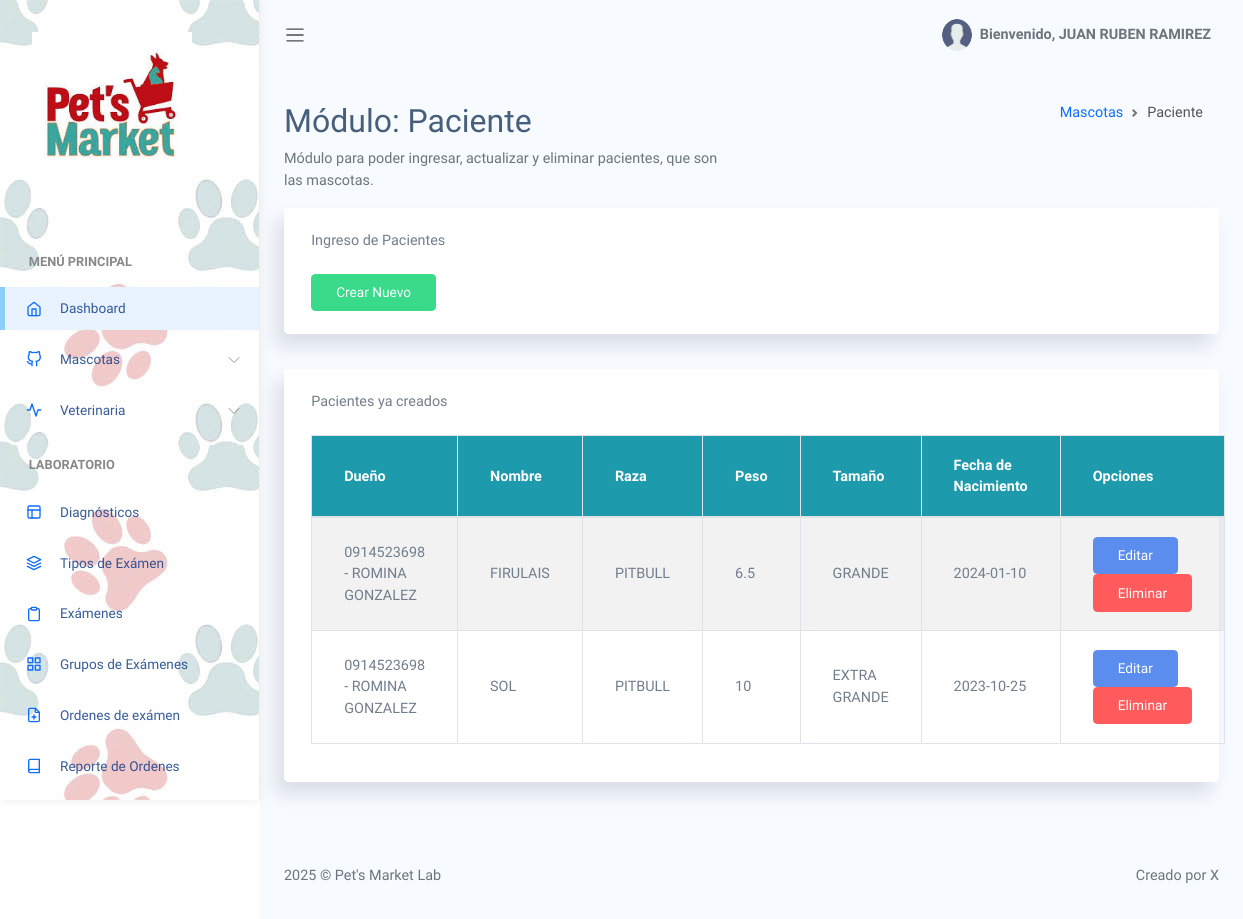
Before: /docs/paciente.php (signed in) with the older database file.
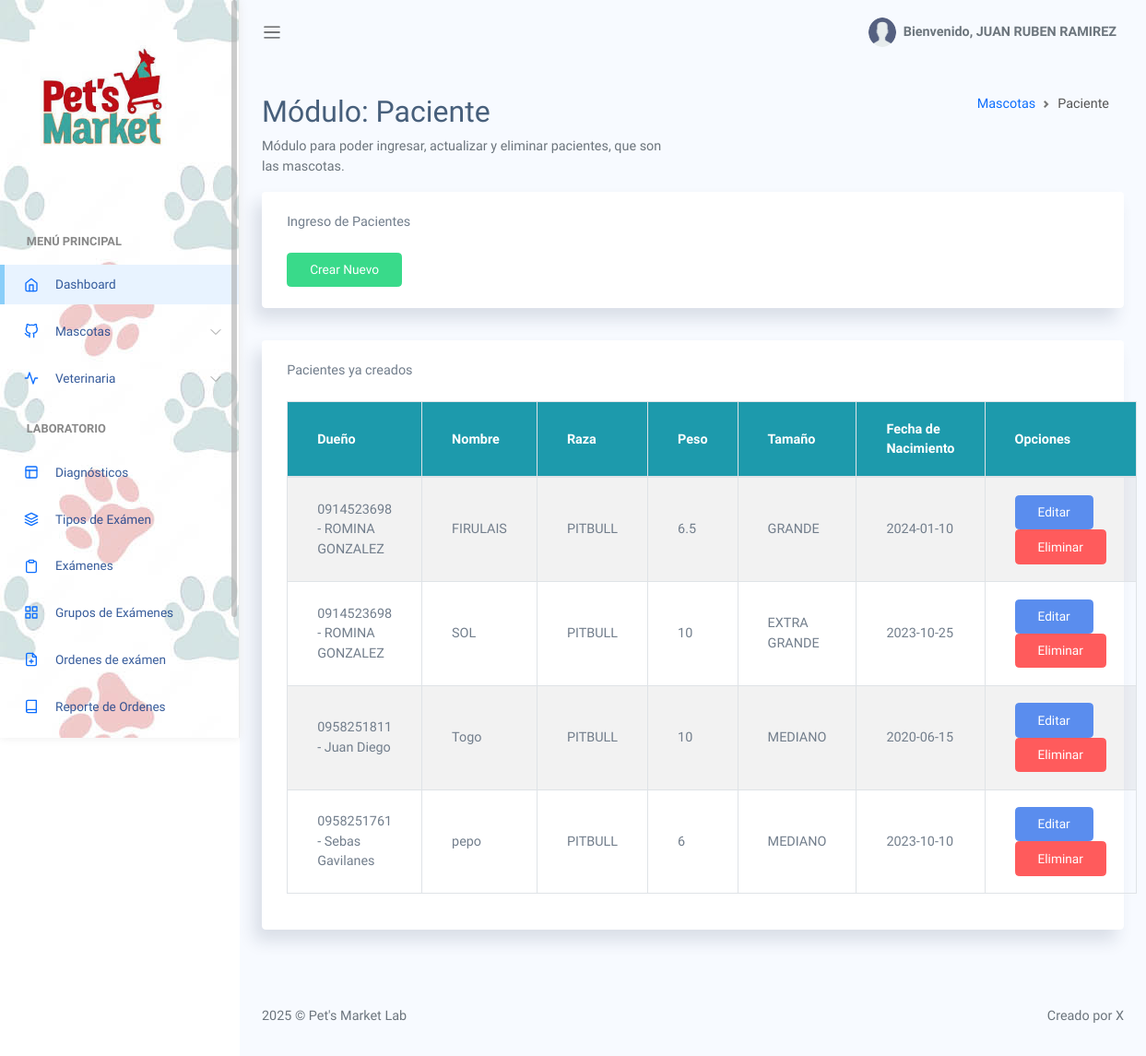
After: the same page with the newer database file.
### tables this page shows
CREATE TABLE `paciente` (
  `id_paciente` int(11) NOT NULL,
  `nombre` varchar(100) NOT NULL,
  `edad` int(11) NOT NULL,
  `peso` double NOT NULL,
  `fecha_nacimiento` varchar(11) NOT NULL,
  `sexo` varchar(12) NOT NULL,
  `tamanio` varchar(12) NOT NULL,
  `estado` int(11) NOT NULL DEFAULT 1,
  `id_cliente` int(11) NOT NULL,
  `id_raza` int(11) NOT NULL
);

CREATE TABLE `cliente` (
  `id_cliente` int(11) NOT NULL,
  `nombre` varchar(100) NOT NULL,
  `apellido` varchar(100) NOT NULL,
  `direccion` varchar(255) NOT NULL,
  `telf` varchar(20) NOT NULL,
  `correo` varchar(100) NOT NULL,
  `edad` int(11) NOT NULL,
  `sexo` varchar(12) NOT NULL,
  `cedula` varchar(10) NOT NULL,
  `nacionalidad` varchar(50) NOT NULL,
  `clave` varchar(255) NOT NULL,
  `estado` int(11) NOT NULL DEFAULT 1
);

CREATE TABLE `raza` (
  `id_raza` int(11) NOT NULL,
  `nombre` varchar(100) NOT NULL,
  `estado` int(11) NOT NULL DEFAULT 1,
  `id_especie` int(11) NOT NULL
);

### docs/paciente.php (the view, shortened to what this page needs)
<!DOCTYPE html>
<html lang="es">
<head>
    <link rel="stylesheet" href="assets/css/bootstrap.css">
    <link rel="stylesheet" href="assets/dataTables.bootstrap5.css" />
    <link rel="stylesheet" href="assets/buttons.bootstrap5.css"/>
    <link rel="stylesheet" href="assets/vendors/perfect-scrollbar/perfect-scrollbar.css">
    <link rel="stylesheet" href="assets/css/app.css">
    <link rel="stylesheet" href="assets/sweetalert/sweetalert.css" />
</head>
<body>
    <div id="app">
    <?php include("sidebar.php"); ?>
        <div id="main">
            <?php include("menu.php") ?>
<div class="main-content container-fluid">
    <?php $titulo = "Módulo: Paciente"; ?>
    <div class="page-title">
        <div class="row">
            <div class="col-12 col-md-6 order-md-1 order-last">
                <h3><?php echo $titulo; ?></h3>
                <p class="text-subtitle text-muted">Módulo para poder ingresar, actualizar y eliminar pacientes, que son las mascotas.</p>
            </div>
            <div class="col-12 col-md-6 order-md-2 order-first">
                <nav aria-label="breadcrumb" class='breadcrumb-header'>
                    <ol class="breadcrumb">
                        <li class="breadcrumb-item"><a href="index.php">Mascotas</a></li>
                        <li class="breadcrumb-item active" aria-current="page">Paciente</li>
                    </ol>
                </nav>
            </div>
        </div>
    </div>
    <section class="section">
            <div class="card">
                <div class="card-header">
                    Ingreso de Pacientes
                </div>
                <div class="card-body">
                    <button type="button" class="btn btn-success" onclick="abrir_info()" id="info"> Crear Nuevo </button>
                </div>
            </div>
        <div class="card">
            <div class="card-header">
                Pacientes ya creados
            </div>
            <div class="card-body">
                <table class='table table-striped table-bordered' id="table1">
                    <thead>
                        <tr >
                            <th style="background-color: #1d9aac;" class="text-white">Dueño</th>
                            <th style="background-color: #1d9aac;" class="text-white">Nombre</th>
                            <th style="background-color: #1d9aac;" class="text-white">Raza</th>
                            <th style="background-color: #1d9aac;" class="text-white">Peso</th>
                            <th style="background-color: #1d9aac;" class="text-white">Tamaño</th>
                            <th style="background-color: #1d9aac;" class="text-white">Fecha de Nacimiento</th>
                            <th style="background-color: #1d9aac;" class="text-white">Opciones</th>
                        </tr>
                    </thead>
                    <tbody>
                    <?php
                    $query="select p.*, c.nombre cli, c.apellido clia, c.cedula clic, r.nombre raz from paciente p, cliente c, raza r where p.estado=1 and c.id_cliente=p.id_cliente and p.id_raza=r.id_raza";
                    $resultado = $bd->query($query);
                    while($fila = $resultado->fetch_array()){
                    ?>
                        <tr>
                            <td><?php echo $fila['clic']; ?> - <?php echo $fila['cli']." ".$fila['clia']; ?> </td>
                            <td><?php echo $fila['nombre'] ?></td>
                            <td><?php echo $fila['raz']; ?></td>
                            <td><?php echo $fila['peso']; ?></td>
                            <td><?php echo $fila['tamanio']; ?></td>
                            <td><?php echo $fila['fecha_nacimiento']; ?></td>
                            <td>
                                <button type="button" class="btn btn-primary" onclick="abrir_modal('<?php echo $fila['id_paciente']; ?>', '<?php echo $fila['nombre']; ?>','<?php echo $fila['fecha_nacimiento']; ?>','<?php echo $fila['id_raza']; ?>','<?php echo $fila['peso']; ?>','<?php echo $fila['tamanio']; ?>', '<?php echo $fila['edad']; ?>', '<?php echo $fila['sexo']; ?>', '<?php echo $fila['id_cliente']; ?>')">Editar</button>
                                <button type="button" class="btn btn-danger" onclick="eliminar('<?php echo $fila['id_paciente']; ?>')">Eliminar</button>
                            </td>
                        </tr>
                <?php } ?>
                    </tbody>
                </table>
            </div>
        </div>
    </section>
</div>
            <?php include("footer.php"); ?>
        </div>
    </div>
</body>
</html>

### docs/sidebar.php (shortened to what this page needs)
<?php
$bd = BD::connect();
$rol_id = $_SESSION['rol'];
$ox1 = $ox2 = $ox3 = $ox4 = $ox5 = $ox6 = $ox7 = $ox8 = $ox9 = $ox10 = $ox11 = $ox12 = $ox13 = $ox14 = $ox15 = $ox16 = $ox17 = 0;
$query="select * from tipo_usuario where id_tipoUsuario=".$rol_id;
$resultado = $bd->query($query);
while($fila = $resultado->fetch_array()){
    $ox8 = $fila['op08'];
    $ox9 = $fila['op09'];
    $ox10 = $fila['op10'];
    $ox11 = $fila['op11'];
    $ox12 = $fila['op12'];
    $ox13 = $fila['op13'];
    $ox14 = $fila['op14'];
}
?>
<div id="sidebar" class='active' >
    <div class="sidebar-wrapper active" style="background: url('assets/images/background/auth3.jpg')">
        <div class="sidebar-header" >
            <img src="assets/images/logoRF.png" alt="" srcset="">
        </div>
        <div class="sidebar-menu">
            <ul class="menu">
                <li class='sidebar-title'>Menú Principal</li>
                <li class="sidebar-item active ">
                    <a href="index.php" class='sidebar-link'>
                        <i data-feather="home" width="20"></i>
                        <span>Dashboard</span>
                    </a>
                </li>
                <li class="sidebar-item  has-sub">
                    <a href="#" class='sidebar-link'>
                        <i data-feather="github" width="20"></i>
                        <span>Mascotas</span>
                    </a>
                </li>
                <li class="sidebar-item  has-sub">
                    <a href="#" class='sidebar-link'>
                        <i data-feather="activity" width="20"></i>
                        <span>Veterinaria</span>
                    </a>
                </li>
                <li class='sidebar-title'>Laboratorio</li>
                <?php if($ox8==1){ ?>
                <li class="sidebar-item  ">
                    <a href="diagnostico.php" class='sidebar-link'>
                        <i data-feather="layout" width="20"></i>
                        <span>Diagnósticos</span>
                    </a>
                </li>
                <?php } ?>
                <?php if($ox9==1){ ?>
                <li class="sidebar-item  ">
                    <a href="tipo_examen.php" class='sidebar-link'>
                        <i data-feather="layers" width="20"></i>
                        <span>Tipos de Exámen</span>
                    </a>
                </li>
                <?php } ?>
                <?php if($ox10==1){ ?>
                <li class="sidebar-item  ">
                    <a href="examen.php" class='sidebar-link'>
                        <i data-feather="clipboard" width="20"></i>
                        <span>Exámenes</span>
                    </a>
                </li>
                <?php } ?>
                <?php if($ox14==1){ ?>
                    <li class="sidebar-item  ">
                        <a href="grupo.php" class='sidebar-link'>
                            <i data-feather="grid" width="20"></i>
                            <span>Grupos de Exámenes</span>
                        </a>
                    </li>
                <?php } ?>
                <?php if($ox11==1){ ?>
                <li class="sidebar-item  ">
                    <a href="orden_examen.php" class='sidebar-link'>
                        <i data-feather="file-plus" width="20"></i>
                        <span>Ordenes de exámen</span>
                    </a>
                </li>
                <?php } ?>
                <?php if($ox12==1){ ?>
                <li class="sidebar-item  ">
                    <a href="rpt_orden_examen.php" class='sidebar-link'>
                        <i data-feather="book" width="20"></i>
                        <span>Reporte de Ordenes</span>
                    </a>
                </li>
                <?php } ?>
                <?php if($ox13==1){ ?>
                <li class='sidebar-title'>Encuesta</li>
                <?php } ?>
            </ul>
        </div>
    </div>
</div>

### docs/menu.php (shortened to what this page needs)
<nav class="navbar navbar-header navbar-expand navbar-light">
    <a class="sidebar-toggler" href="#"><span class="navbar-toggler-icon"></span></a>
    <div class="collapse navbar-collapse" id="navbarSupportedContent">
        <ul class="navbar-nav d-flex align-items-center navbar-light ml-auto">
            <li class="dropdown">
                <a href="#" data-toggle="dropdown" class="nav-link dropdown-toggle nav-link-lg nav-link-user">
                    <div class="avatar mr-1">
                        <img src="assets/images/avatar/user.png" alt="" srcset="">
                    </div>
                    <div class="d-none d-md-block d-lg-inline-block">Bienvenido, <?php echo $_SESSION['empleado']; ?></div>
                </a>
            </li>
        </ul>
    </div>
</nav>

### docs/footer.php
<footer>
    <div class="footer clearfix mb-0 text-muted">
        <div class="float-left">
            <p><?php echo date("Y"); ?> &copy; Pet's Market Lab</p>
        </div>
        <div class="float-right">
            <p>Creado por X</p>
        </div>
    </div>
</footer>

### docs/assets/css/app.css (style rules this page uses)
* { font-family: "Raleway"; }
#app { position: relative; }
#main { margin-left: 260px; background-color: #F7FAFF; min-height: 100vh; transition: margin-left 0.6s ease-out; }
#main .main-content { padding: 2rem 1.5rem; }
#main .main-content .page-title h3 { font-size: 2rem; }
#main .main-content .text-subtitle { font-size: 0.9rem; }
.breadcrumb-header .breadcrumb { justify-content: flex-end; }
a { text-decoration: none; outline: 0; }
button { outline: 0; }
svg.feather, i { font-size: 14px; height: 1rem; }
footer { padding: 1rem 1.5rem; }
.avatar { display: inline-flex; border-radius: 50%; text-align: center; vertical-align: middle; position: relative; }
.avatar img { width: 32px; height: 32px; border-radius: 50%; }
.btn.btn-primary { color: #fff; }
.btn.btn-success { color: #fff; }
.btn.btn-danger { color: #fff; }
.dropdown-toggle:after { color: #fff; }
#sidebar.active .sidebar-wrapper { left: 0; }
.sidebar-wrapper { width: 260px; height: 100vh; position: fixed; top: 0; z-index: 10; background-color: #fff; bottom: 0; border-right: 1px solid #eee; box-shadow: 0 0 10px #ececec; left: -260px; transition: left 0.6s ease-out; }
.sidebar-wrapper .sidebar-header { padding: 2rem 2rem 0.25rem; font-size: 2rem; font-weight: bold; }
.sidebar-wrapper .sidebar-header img { height: 10rem; }
.sidebar-wrapper .menu { padding-left: 0; margin-top: 2rem; }
.sidebar-wrapper .menu .sidebar-title { padding: 1.5rem 1.8rem 0.5rem; font-size: 0.8rem; font-weight: 600; color: #888; text-transform: uppercase; }
.sidebar-wrapper .menu .sidebar-link { display: block; padding: 0.7rem 1.5rem; font-size: 0.85rem; display: flex; align-items: center; transition: all 0.5s; }
.sidebar-wrapper .menu .sidebar-link > span { color: #053382; font-weight: 500; margin-left: 1rem; opacity: 0.8; }
.sidebar-wrapper .menu .sidebar-item { list-style: none; margin-top: 0.5rem; position: relative; }
.sidebar-wrapper .menu .sidebar-item.has-sub .sidebar-link:after { position: absolute; color: #ccc; right: 15px; top: 12px; display: block; }
.sidebar-wrapper .menu .sidebar-item.active .sidebar-link { background-color: #e8f3ff; }
.sidebar-wrapper .menu .sidebar-item.active .sidebar-link:before { content: ""; position: absolute; left: 0; height: 100%; top: 0; bottom: 0; background-color: rgba(46, 170, 244, 0.5); width: 5px; }
.card { box-shadow: -8px 12px 18px 0 rgba(25, 42, 70, 0.13); margin-bottom: 2.2rem; }
.card .card-header { border: none; }
.card .card-header ~ .card-body { padding-top: 0; }
.card .card-body { padding: 1.4rem 1.7rem; }
.navbar { height: 70px; padding: 1.5rem; }
.navbar .nav-link-user img { width: 30px; }
.navbar.navbar-header li { display: flex; align-items: center; }
.navbar.navbar-header .dropdown > a { color: #6c757d; font-weight: 600; }
.navbar.navbar-header .dropdown > a:after { display: none; }
.table td, .dataTable-table td, .table thead th, .dataTable-table thead th { vertical-align: middle; }
.table thead th, .dataTable-table thead th { border-bottom: 2px solid #475F7B; }

Changed rows visible on the page:
added paciente: id_cliente.cedula "0958251811", id_cliente.nombre "Juan", id_cliente.apellido "Diego", nombre "Togo", id_raza.nombre "PITBULL", peso "10", tamanio "MEDIANO", fecha_nacimiento "2020-06-15"
added paciente: id_cliente.cedula "0958251761", id_cliente.nombre "Sebas", id_cliente.apellido "Gavilanes", nombre "pepo", id_raza.nombre "PITBULL", peso "6", tamanio "MEDIANO", fecha_nacimiento "2023-10-10"
